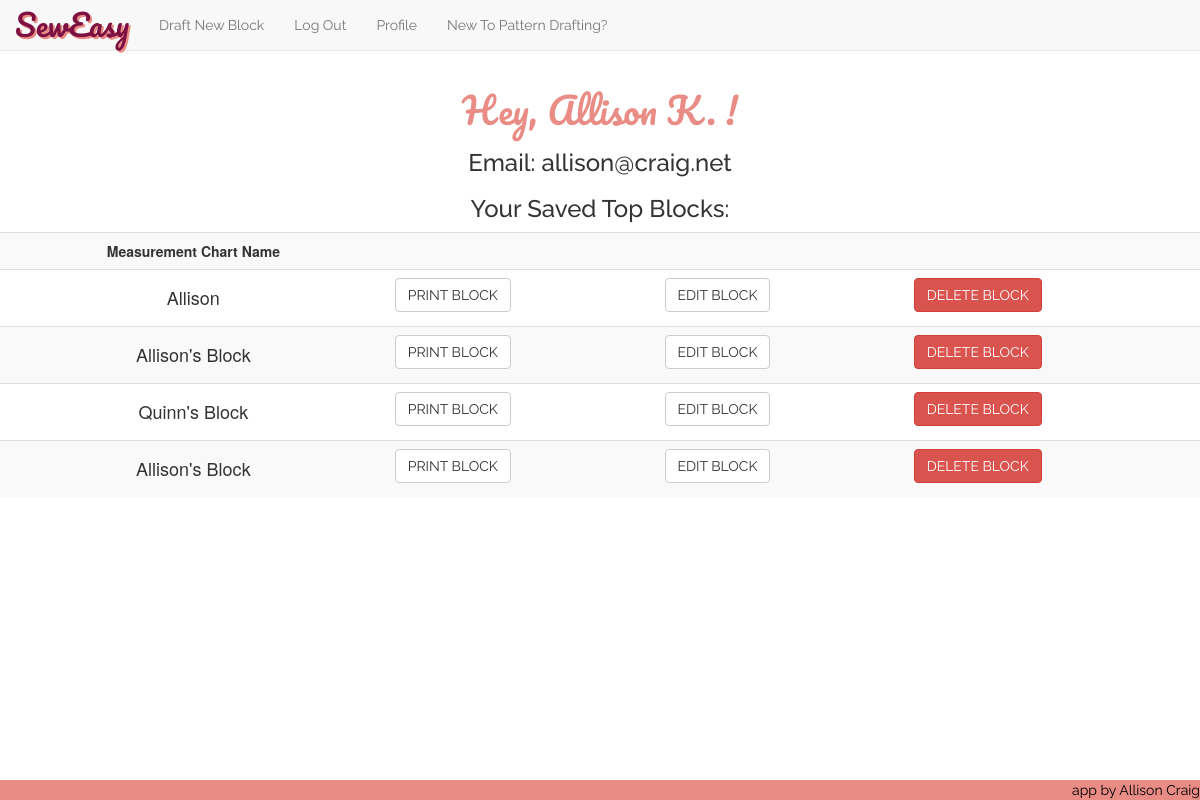
/profile (signed in), run on an earlier commit of the app's database.
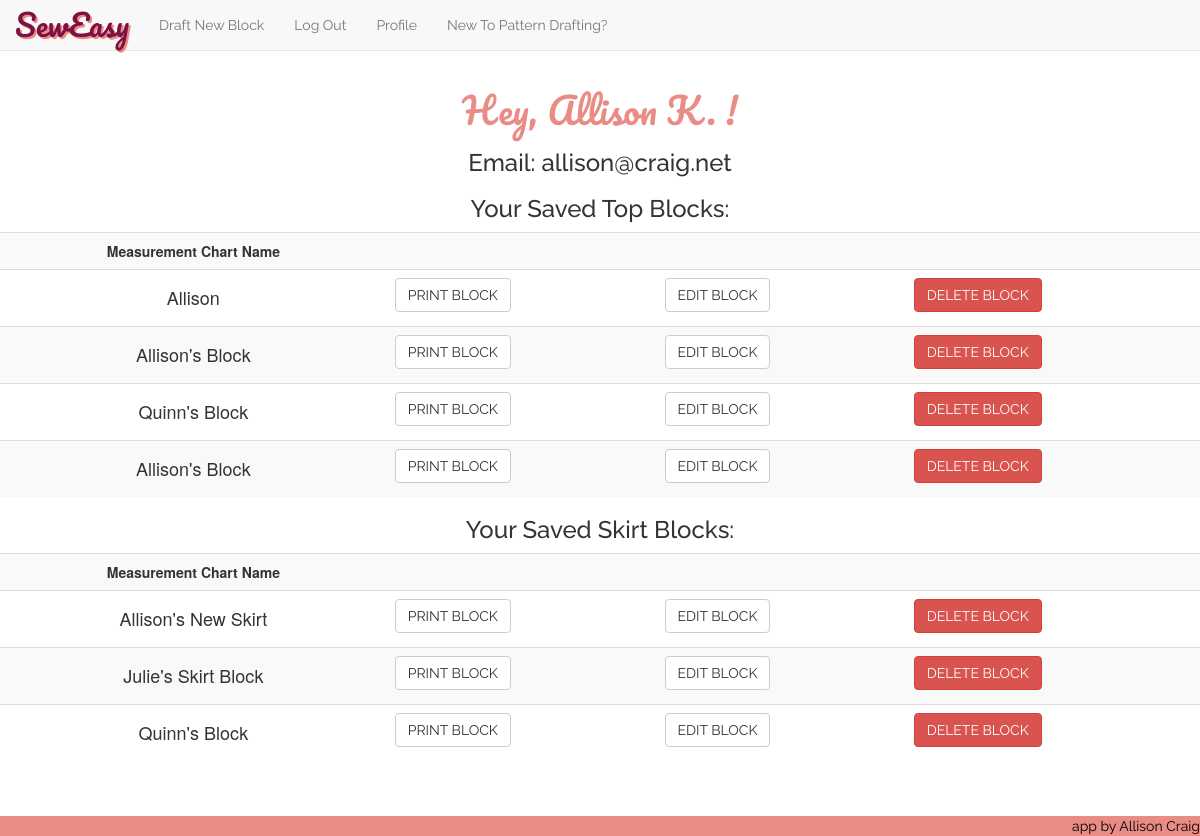
And on a later commit of the database.
### model.py (models this page shows, shortened)
class User(db.Model):
    __tablename__ = "Users"
    user_id = db.Column(db.Integer, autoincrement=True, primary_key=True)
    fb_id = db.Column(db.String(64), unique=True, nullable=True)
    email = db.Column(db.String(64), unique=True, nullable=False)
    password = db.Column(db.String(64), nullable=True)
    fname = db.Column(db.String(15), nullable=False)

class Measurement_Chart_Top(db.Model):
    __tablename__ = "Measurement_Chart_Tops"
    chart_id = db.Column(db.Integer, autoincrement=True, primary_key=True)
    nickname = db.Column(db.Integer, nullable=False)
    user_id = db.Column(db.String(100), db.ForeignKey('Users.user_id'))
    bust = db.Column(db.Integer, nullable=False)
    waist = db.Column(db.Integer, nullable=False)
    full_length = db.Column(db.Integer, nullable=False)
    center_front = db.Column(db.Integer, nullable=False)
    front_shoulder_slope = db.Column(db.Integer, nullable=False)
    strap = db.Column(db.Integer, nullable=False)
    front_across_shoulder = db.Column(db.Integer, nullable=False)
    across_chest = db.Column(db.Integer, nullable=False)
    bust_depth = db.Column(db.Integer, nullable=False)
    shoulder_length = db.Column(db.Integer, nullable=False)
    bust_arc = db.Column(db.Integer, nullable=False)
    bust_span = db.Column(db.Integer, nullable=False)
    waist_arc = db.Column(db.Integer, nullable=False)
    dart_placement = db.Column(db.Integer, nullable=False)
    side_length = db.Column(db.Integer, nullable=False)
    full_length_back = db.Column(db.Integer, nullable=False)
    center_back = db.Column(db.Integer, nullable=False)
    back_shoulder_slope = db.Column(db.Integer, nullable=False)
    across_back = db.Column(db.Integer, nullable=False)
    back_arc = db.Column(db.Integer, nullable=False)
    waist_arc_back = db.Column(db.Integer, nullable=False)
    back_neck = db.Column(db.Integer, nullable=False)
    back_across_shoulder = db.Column(db.Integer, nullable=False)
    back_dart_intake = db.Column(db.Integer, nullable=False)
    user = db.relationship("User",
                           backref=db.backref("Measurement_Chart_Tops"))

class Measurement_Chart_Skirt(db.Model):
    __tablename__ = "Measurement_Chart_Skirts"
    chart_id = db.Column(db.Integer, autoincrement=True, primary_key=True)
    nickname = db.Column(db.Integer, nullable=False)
    user_id = db.Column(db.String(100), db.ForeignKey('Users.user_id'))
    waist = db.Column(db.Integer, nullable=False)
    hip = db.Column(db.Integer, nullable=False)
    center_front_hip_depth = db.Column(db.Integer, nullable=False)
    back_hip_arc = db.Column(db.Integer, nullable=False)
    center_back_hip_depth = db.Column(db.Integer, nullable=False)
    front_hip_arc = db.Column(db.Integer, nullable=False)
    dart_placement = db.Column(db.Integer, nullable=False)
    user = db.relationship("User",
                           backref=db.backref("Measurement_Chart_Skirts"))

### server.py (the view)
@app.route('/profile')
def user_profile_page():
    user_email = session['logged_in_customer_email']
    user = User.query.filter(User.email==user_email).one()
    current_user_id = user.user_id
    saved_blocks_tops = Measurement_Chart_Top.query.filter(Measurement_Chart_Top.user_id==current_user_id).all()
    saved_blocks_skirts = Measurement_Chart_Skirt.query.filter(Measurement_Chart_Skirt.user_id==current_user_id).all()
    return render_template("profile.html", user=user, session=session, savedblockstops=saved_blocks_tops, savedblocksskirts=saved_blocks_skirts)

### server.py (called while the page is built)
@app.before_request
def add_tests():
    g.jasmine_tests = JS_TESTING_MODE

### templates/profile.html (shortened to what this page needs)
{% extends 'base.html' %}
{% block content %}
<center><h1 class='heading-titles'>Hey, {{ user.fname }} !</h1></center>
<center><h3 class="raleway">Email: {{ user.email }}</h3></center>
{% if savedblockstops %}
<center><h3 class="raleway">Your Saved Top Blocks: </h3></center>
<table class="table table-hover table-striped">
	<th><center>Measurement Chart Name</center></th>
	<th></th>
	<th></th>
	<th></th>
{% for sblocktop in savedblockstops %}
	<tr class="saved-block">
		<td><center><h4>{{ sblocktop.nickname }}</h4></center>
		<center>
			<td><form action='/print-top/{{sblocktop.chart_id}}'>
				<button class="btn btn-default">PRINT BLOCK</button>
			</form></td>
			<td><form action='/edit-top/{{sblocktop.chart_id}}'>
				<button class="btn btn-default" value="{{ sblocktop.chart_id }}">EDIT BLOCK</button>
			</form></td>
			<td>
			<button class="btn btn-danger delete-btn-top" name='chart-id' value="{{ sblocktop.chart_id }}">DELETE BLOCK</button></td>
		</center>
		</td>
	</tr>
{% endfor %}
</table>
{% endif %}
{% if savedblocksskirts %}
<center><h3 class="raleway">Your Saved Skirt Blocks: </h3></center>
<table class="table table-hover table-striped">
	<th><center>Measurement Chart Name</center></th>
	<th></th>
	<th></th>
	<th></th>
{% for sblockskirt in savedblocksskirts %}
	<tr class="saved-block">
		<td><center><h4>{{ sblockskirt.nickname }}</h4></center>
		<center>
			<td><form action='/print-skirt/{{sblockskirt.chart_id}}'>
				<button class="btn btn-default">PRINT BLOCK</button>
			</form></td>
			<td><form action='/edit-skirt/{{sblockskirt.chart_id}}'>
				<button class="btn btn-default" value="{{ sblockskirt.chart_id }}">EDIT BLOCK</button>
			</form></td>
			<td><button class="btn btn-danger delete-btn-skirt" name='chart-id' value="{{ sblockskirt.chart_id }}">DELETE BLOCK</button></td>
		</center>
		</td>
	</tr>
{% endfor %}
</table>
{% endif %}
{% endblock %}

### templates/base.html (shortened to what this page needs)
<!DOCTYPE html>
<html>
<head>
	<link rel='stylesheet' href='/static/css/style.css'>
	<link rel='stylesheet' href='/static/css/bootstrap.min.css'>
</head>
<body>
	<nav class="navbar navbar-default navbar-fixed-top">
			<a class="navbar-brand" id="corner-logo" href="/">SewEasy</a>
			<ul class="nav navbar-nav">
			{% if session['current_user_id'] is defined %}
				<li><a href="/choose-block">Draft New Block</a></li>
                <li><a href="/logout" id="logout">Log Out</a></li>
                <li><a href="/profile" id="profile">Profile</a></li>
                <li><a href="/about-drafting" id="profile">New To Pattern Drafting?</a></li>
            {% else %}
                  <li><a href="/login">Log In</a></li>
                  <li><a href="/register">Register</a></li>
                  <li><a href="/about-drafting" id="profile">New To Pattern Drafting?</a></li>
<!--                   <li><a href="/fb-login">Login with Facebook</a></li>
 -->                {% endif %}
             </ul>
	</nav>
	{% block content %}{% endblock %}
	<footer><a href="https://github.com/allisonkcraig" target="blank" id="footer-a">app by Allison Craig</a></footer>
</body>
</html>

### static/css/style.css (style rules this page uses)
body { padding-top: 70px; margin-bottom: 2em; padding-bottom: 4em; }
.btn { font-family: "Raleway"; }
.heading-titles { font-family: 'Pacifico', cursive; color: #EA8C86; }
#corner-logo { font-family: 'Pacifico', cursive; font-size: 30px; text-decoration: none; text-shadow: 2px 2px #EA8C86; color: #7D1141; }
.navbar { font-family: "Raleway"; }
footer { font-family: "Raleway"; background-color: #EA8C86; position:fixed; left:0px; bottom:0px; height:20px; width:100%; }
#footer-a { text-decoration: none; color: black; float: right; }
.raleway { font-family: "Raleway"; }

What changed in the data, as far as the page shows it:
added Measurement_Chart_Skirt: nickname "Allison's New Skirt", {{ sblockskirt.chart_id }} 1 (drawn)
added Measurement_Chart_Skirt: nickname "Julie's Skirt Block", {{ sblockskirt.chart_id }} 2 (drawn)
added Measurement_Chart_Skirt: nickname "Quinn's Block", {{ sblockskirt.chart_id }} 3 (drawn)
Also different on the page:
text now shown: "Your Saved Skirt Blocks: Measurement Chart Name"
